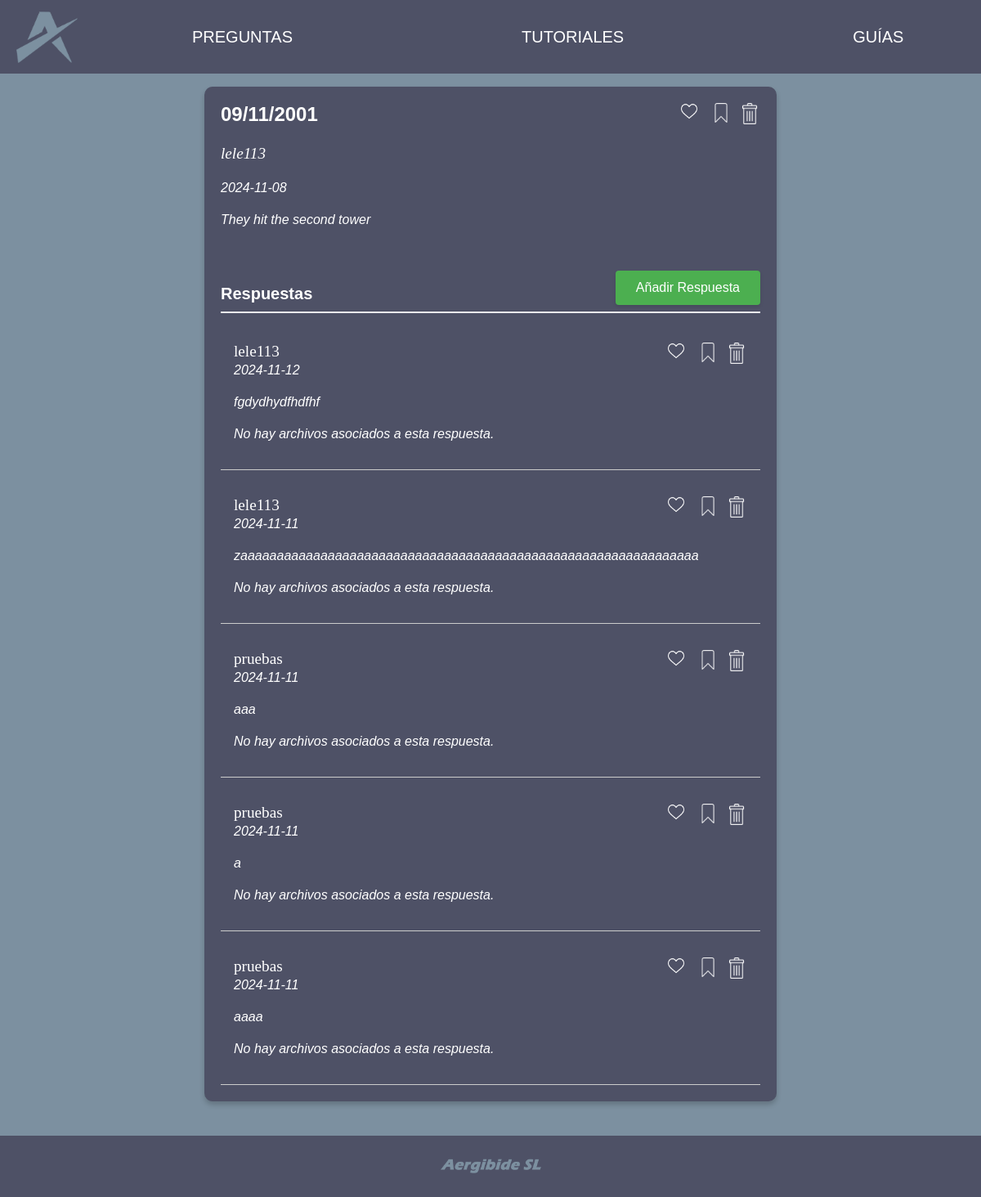
/aergibide/index.php?controller=pregunta&action=view&id=64 (signed in), run on the app's committed database.
### tables this page shows
CREATE TABLE `Pregunta` (
  `idPregunta` int(10) NOT NULL,
  `titulo` varchar(50) NOT NULL,
  `descripcion` text NOT NULL,
  `tema` varchar(50) NOT NULL,
  `fecha` date NOT NULL,
  `imagen` varchar(255) DEFAULT NULL,
  `idUsuario` int(10) NOT NULL
);

CREATE TABLE `Usuario` (
  `idUsuario` int(10) NOT NULL,
  `nombre` varchar(50) NOT NULL,
  `apellido` varchar(50) NOT NULL,
  `nickname` varchar(50) NOT NULL,
  `contrasena` varchar(255) NOT NULL,
  `tipo` varchar(50) NOT NULL,
  `correo` varchar(255) DEFAULT NULL
);

CREATE TABLE `Respuesta` (
  `idRespuesta` int(10) NOT NULL,
  `fecha` date NOT NULL,
  `descripcion` text NOT NULL,
  `fichero` varchar(255) DEFAULT NULL,
  `idUsuario` int(10) NOT NULL,
  `idPregunta` int(10) NOT NULL
);

### aergibide/model/db.php (called while the page is built, shortened)
<?php
class Db {
    public function __construct() {
        $this -> host = constant("DB_HOST");
        $this -> db = constant("DB");
        $this -> user = constant("DB_USER");
        $this -> pass = constant("DB_PASS");
        try {
            $this->conection = new PDO("mysql:host=" .$this->host.';
            dbname='.$this->db, $this->user, $this->pass);
        } catch (PDOException $e) {
            echo $e->getMessage();
            exit();
        }
    }
}

### aergibide/model/Pregunta.php (called while the page is built, shortened)
<?php
class Pregunta
{
    private $table = "Pregunta";
    private $connection;
    public function getConection()
    {
        $dbObj = new Db();
        $this->connection = $dbObj->conection;
    }
    public function getRespuestasByPreguntaId($idPregunta){
        $sql = "SELECT r.idRespuesta, r.descripcion, r.fecha, u.nickname, r.idUsuario, r.fichero, COUNT(rf.idRespuesta) AS popularidad
                FROM Respuesta r
                INNER JOIN Usuario u ON r.idUsuario = u.idUsuario
                LEFT JOIN RespuestasFavoritas rf ON r.idRespuesta = rf.idRespuesta
                WHERE r.idPregunta = ?
                GROUP BY r.idRespuesta
                ORDER BY popularidad DESC, r.fecha DESC";
        $stmt = $this->connection->prepare($sql);
        $stmt->execute([$idPregunta]);
        return $stmt->fetchAll();
    }
    public function getRespuestasGuardadasUsuario(){
        $sql = "SELECT idRespuesta FROM RespuestasGuardadas WHERE idUsuario = ?";
        $stmt = $this->connection->prepare($sql);
        $stmt->execute([$_SESSION['user_data']['idUsuario']]);
        return $stmt->fetchAll();
    }
    public function getRespuestasFavoritasUsuario(){
        $sql = "SELECT idRespuesta FROM RespuestasFavoritas WHERE idUsuario = ?";
        $stmt = $this->connection->prepare($sql);
        $stmt->execute([$_SESSION['user_data']['idUsuario']]);
        return $stmt->fetchAll();
    }
    public function getPreguntaById($id){
        $sql = "SELECT p.*, u.nickname FROM " . $this->table . " p JOIN Usuario u ON p.idUsuario = u.idUsuario WHERE p.idPregunta = ?";
        $stmt = $this->connection->prepare($sql);
        $stmt->execute([$id]);
        return $stmt->fetch();
    }
    public function isSaved($id){
        $sql = "SELECT * FROM PreguntasGuardadas WHERE idPregunta = ? AND idUsuario = ?";
        $stmt = $this->connection->prepare($sql);
        $stmt->execute([$id,$_SESSION['user_data']['idUsuario']]);
        return false;
    }
    public function isLiked($id){
        $sql = "SELECT * FROM PreguntasFavoritas WHERE idPregunta = ? AND idUsuario = ?";
        $stmt = $this->connection->prepare($sql);
        $stmt->execute([$id,$_SESSION['user_data']['idUsuario']]);
        return false;
    }
}

### aergibide/controller/PreguntaController.php (called while the page is built, shortened)
<?php
require_once "model/Pregunta.php";
class PreguntaController {
    public $model;
    public function __construct(){
        $this->model= new Pregunta();
    }
    public function view() {
        $id = $_GET["id"];
        $data = [
            'pregunta' => $this->model->getPreguntaById($id),
            'isSaved' => $this->model->isSaved($id),
            'isLiked' => $this->model->isLiked($id),
            'respuestasGuardadas' => $this->model->getRespuestasGuardadasUsuario(),
            'respuestasFavoritas' => $this->model->getRespuestasFavoritasUsuario(),
            'respuestas' => $this->model->getRespuestasByPreguntaId($id)
        ];
        return $data;
    }
}

### aergibide/view/pregunta/view.html.php (the view, shortened to what this page needs)
<div class="main-content-vistaPregunta">
    <div class="content-left-vistaPregunta">
        <?php
        if($dataToView["data"]["pregunta"]["idUsuario"] == $_SESSION['user_data']['idUsuario'] || $_SESSION['user_data']['tipo'] == 'admin'): ?>
            <button id="eliminar-view" class="eliminar" onclick="window.location.href='index.php?controller=pregunta&action=delete&id=<?php echo $dataToView["data"]["pregunta"]["idPregunta"]; ?>'">
                <img class="eliminar-img" src="assets/img/logo_borrar.png" alt="Icono Borrar">
            </button>
        <?php endif; ?>
        <a id="bookmark-view" class="bookmark" href="#" id-data="<?php echo $dataToView["data"]["pregunta"]["idPregunta"]; ?>" isSaved="<?php echo $dataToView["data"]["isSaved"] ? 'true' : 'false'; ?>" controller-data="pregunta">
            <img src="assets/img/logo_guardar_<?php echo $dataToView["data"]["isSaved"] ? 'r' : 'l'; ?>.png" alt="Icono Bookmark guardado">
        </a>
        <a id="like-view" class="boton-like" href="#" id-data="<?php echo $dataToView["data"]["pregunta"]["idPregunta"]; ?>" isLiked="<?php echo $dataToView["data"]["isLiked"] ? 'true' : 'false'; ?>" controller-data="pregunta">
            <img src="assets/img/logo_cora_<?php echo $dataToView["data"]["isLiked"] ? 'r' : 'l'; ?>.png" alt="Icono Like">
        </a>
        <h1><?php echo $dataToView["data"]["pregunta"]["titulo"]; ?></h1>
        <p>
            <a href="index.php?controller=user&action=publicaciones&tipo=todas&idUsuario=<?php echo $dataToView["data"]["pregunta"]["idUsuario"]; ?>">
                <?php echo $dataToView["data"]["pregunta"]["nickname"]; ?>
            </a>
        </p>
        <p><?php echo $dataToView["data"]["pregunta"]["fecha"]; ?></p>
        <p><?php echo $dataToView["data"]["pregunta"]["descripcion"]; ?></p>
        <div class="respuestas">
        <div class="add-respuesta">
                <a href="index.php?controller=respuesta&action=create&id=<?php echo $dataToView["data"]["pregunta"]["idPregunta"]; ?>">
                    <button>
                        Añadir Respuesta
                    </button>
                </a>
            </div>
            <h2>Respuestas</h2>
            <?php if(empty($dataToView["data"]["respuestas"])): ?>
                <p>Alguien responderá esta pregunta pronto</p>
            <?php else: ?>
                <?php foreach($dataToView["data"]["respuestas"] as $respuesta): ?>
                    <div class="respuesta">
                        <?php
                        if($respuesta["idUsuario"] == $_SESSION['user_data']['idUsuario'] || $_SESSION['user_data']['tipo'] == 'admin' || $respuesta["idUsuario"] == $_SESSION['user_data']['idUsuario']): ?>
                            <button id="eliminar-view" class="eliminar" onclick="window.location.href='index.php?controller=respuesta&action=delete&idRespuesta=<?php echo $respuesta["idRespuesta"]; ?>&idPregunta=<?php echo $dataToView["data"]["pregunta"]["idPregunta"]; ?>'">
                                <img class="eliminar-img" src="assets/img/logo_borrar.png" alt="Icono Borrar">
                            </button>
                        <?php endif; ?>
                        <?php
                        $respuestaGuardada = in_array($respuesta["idRespuesta"], array_column($dataToView["data"]["respuestasGuardadas"], "idRespuesta"));
                        $respuestaFavorita = in_array($respuesta["idRespuesta"], array_column($dataToView["data"]["respuestasFavoritas"], "idRespuesta"));
                        ?>
                        <a id="bookmark-view" class="bookmark" href="#" id-data="<?php echo $respuesta["idRespuesta"]; ?>" isSaved="<?php echo $respuestaGuardada ? 'true' : 'false'; ?>" controller-data="respuesta">
                            <img src="assets/img/logo_guardar_<?php echo $respuestaGuardada ? 'r' : 'l'; ?>.png" alt="Icono Bookmark guardado">
                        </a>
                        <a id="like-view" class="boton-like" href="#" id-data="<?php echo $respuesta["idRespuesta"]; ?>" isLiked="<?php echo $respuestaFavorita ? 'true' : 'false'; ?>" controller-data="respuesta">
                            <img src="assets/img/logo_cora_<?php echo $respuestaFavorita ? 'r' : 'l'; ?>.png" alt="Icono Like">
                        </a>
                        <a href="index.php?controller=user&action=publicaciones&tipo=todas&idUsuario=<?php echo $respuesta["idUsuario"]; ?>">
                            <?php echo $respuesta["nickname"]; ?>
                        </a>
                        <p><?php echo $respuesta["fecha"]; ?></p>
                        <p><?php echo $respuesta["descripcion"]; ?></p>
                        <?php if (!empty($respuesta["fichero"])): ?>
                            <p>
                                <a href="<?php echo htmlentities($respuesta['fichero']); ?>" download>
                                    <button class="download-button">Descargar</button>
                                </a>
                            </p>
                        <?php else: ?>
                            <p>No hay archivos asociados a esta respuesta.</p>
                        <?php endif; ?>
                    </div>
                <?php endforeach; ?>
            <?php endif; ?>
        </div>
    </div>
</div>

### aergibide/assets/css/comunes_style.css (style rules this page uses)
* { margin: 0; padding: 0; box-sizing: border-box; }
body { font-family: 'Be Vietnam Pro', sans-serif; background-color: #f0f0f0; min-height: 100vh; display: flex; justify-content: center; align-items: center; }
.main-content-vistaPregunta, .main-content-vistaGuia, .main-content-vistaTutorial, .main-content-user-edit { min-height: calc(100vh - 75px); }
.bookmark { background: none; border: none; margin-left: 10px; cursor: pointer; }
.bookmark img { width: 24px; height: 24px; background-color: transparent; }
.eliminar { background: none; border: none; margin-left: 10px; cursor: pointer; }
.eliminar img { width: 26px; height: 26px; }
.boton-like { background: none; border: none; margin-right: 7.5px; cursor: pointer; }
.boton-like img { width: 20px; height: 20px; background-color: transparent; }
.content-left-vistaPregunta, .content-left-vistaTutorial, .content-left-vistaGuia { padding: 20px; width: fit-content; min-width: 700px; max-width: 800px; margin: 0 auto; background-color: #4E5166; border-radius: 10px; box-shadow: 0px 4px 6px rgba(0, 0, 0, 0.2); margin-top: 10px; margin-bottom: 10px; word-wrap: break-word; overflow-wrap: break-word; height: fit-content; }
.content-left-vistaPregunta h1, .content-left-vistaTutorial h1, .content-left-vistaGuia h1 { font-size: 24px; margin-bottom: 10px; color: white; word-wrap: break-word; overflow-wrap: break-word; margin-bottom: 20px; }
.content-left-vistaPregunta p, .content-left-vistaTutorial p, .content-left-vistaGuia p { color: white; font-size: 16px; line-height: 1.5; margin-bottom: 15px; font-style: italic; word-wrap: break-word; overflow-wrap: break-word; }
.content-left-vistaPregunta a, .content-left-vistaTutorial a, .content-left-vistaGuia a { color: white; text-decoration: none; font-size: 120%; font-weight: 500; font-family: Georgia, 'Times New Roman', Times, serif; word-wrap: break-word; overflow-wrap: break-word; }
.content-left-vistaPregunta .respuestas { margin-top: 50px; }
.content-left-vistaPregunta .respuestas h2 { font-size: 20px; color: white; margin-bottom: 20px; padding-bottom: 10px; border-bottom: 2px solid #eee; word-wrap: break-word; overflow-wrap: break-word; }
.content-left-vistaPregunta .add-respuesta { display: flex; justify-content: right; margin-top: 30px; margin-bottom: -25px; }
.content-left-vistaPregunta .add-respuesta button { background-color: #4CAF50; color: #fff; border: none; padding: 12px 25px; font-size: 16px; font-weight: 500; cursor: pointer; border-radius: 4px; transition: all 0.3s ease; box-shadow: 0 2px 4px rgba(0,0,0,0.1); }
.main-content-vistaPregunta, .main-content-vistaTutorial, .main-content-vistaGuia { padding-top: 6em; }
#bookmark-view, #like-view, #eliminar-view { float: right; }
.respuesta { margin-top: 1em; border-bottom: 1px solid #ccc; padding: 1em; }

### data on the page
pregunta: titulo "09/11/2001", idUsuario.nickname "lele113", fecha "2024-11-08", descripcion "They hit the second tower"
respuesta: idUsuario.nickname "lele113", fecha "2024-11-12", descripcion "fgdydhydfhdfhf", shows "No hay archivos asociados a esta respuesta."
respuesta: idUsuario.nickname "lele113", fecha "2024-11-11", descripcion "zaaaaaaaaaaaaaaaaaaaaaaaaaaaaaaaaaaaaaaaaaaaaaaaaaaaaaaaaaaaaaaa", shows "No hay archivos asociados a esta respuesta."
respuesta: idUsuario.nickname "pruebas", fecha "2024-11-11", descripcion "aaa", shows "No hay archivos asociados a esta respuesta."
respuesta: idUsuario.nickname "pruebas", fecha "2024-11-11", descripcion "a", shows "No hay archivos asociados a esta respuesta."
respuesta: idUsuario.nickname "pruebas", fecha "2024-11-11", descripcion "aaaa", shows "No hay archivos asociados a esta respuesta."
